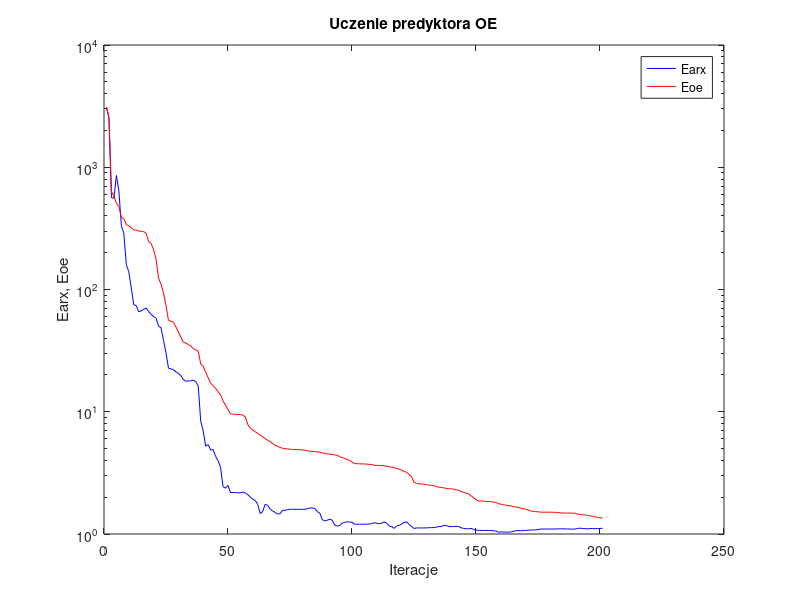
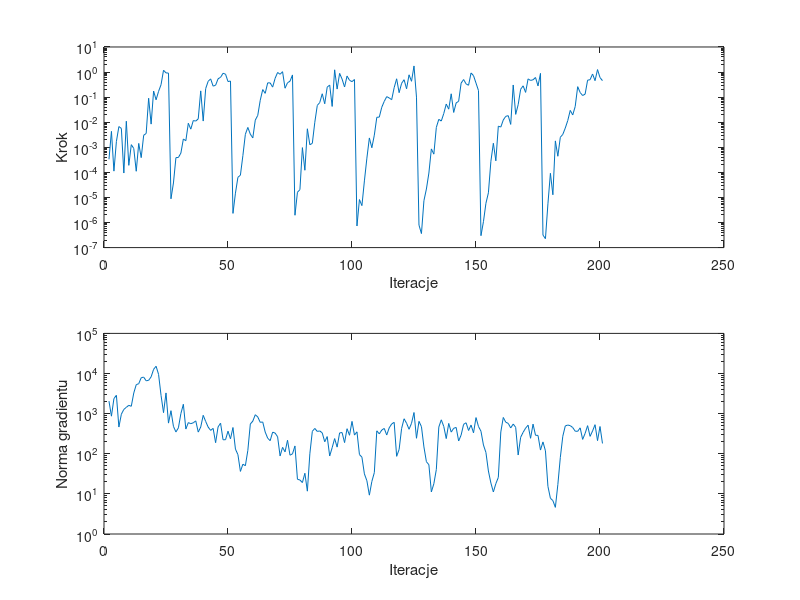

Recreate these plots in MATLAB, in order.
%uczenie predyktora oe
clear all;
n=0; farx(n+1)=3.101468e+003; foe(n+1)=3.109758e+003; wspucz(n+1)=0.000000e+000; ng(n+1)=0.000000e+000;
%odnowa zmiennej metryki
n=1; farx(n+1)=2.522745e+003; foe(n+1)=2.567145e+003; krok(n+1)=3.308775e-004; ng(n+1)=2.050064e+003;
n=2; farx(n+1)=5.633009e+002; foe(n+1)=6.299094e+002; krok(n+1)=4.312903e-003; ng(n+1)=8.650375e+002;
n=3; farx(n+1)=5.589210e+002; foe(n+1)=5.817630e+002; krok(n+1)=1.120667e-004; ng(n+1)=2.372169e+003;
n=4; farx(n+1)=8.567660e+002; foe(n+1)=5.058184e+002; krok(n+1)=1.713514e-003; ng(n+1)=2.863417e+003;
n=5; farx(n+1)=6.404382e+002; foe(n+1)=4.772877e+002; krok(n+1)=6.700076e-003; ng(n+1)=4.633544e+002;
n=6; farx(n+1)=3.321950e+002; foe(n+1)=3.865556e+002; krok(n+1)=5.647473e-003; ng(n+1)=9.690556e+002;
n=7; farx(n+1)=2.882598e+002; foe(n+1)=3.806149e+002; krok(n+1)=9.404951e-005; ng(n+1)=1.275539e+003;
n=8; farx(n+1)=1.593654e+002; foe(n+1)=3.393111e+002; krok(n+1)=1.095618e-002; ng(n+1)=1.435792e+003;
n=9; farx(n+1)=1.396245e+002; foe(n+1)=3.322855e+002; krok(n+1)=1.906226e-004; ng(n+1)=1.611979e+003;
n=10; farx(n+1)=1.026324e+002; foe(n+1)=3.194795e+002; krok(n+1)=1.274309e-003; ng(n+1)=1.525056e+003;
n=11; farx(n+1)=7.520104e+001; foe(n+1)=3.070552e+002; krok(n+1)=8.989595e-004; ng(n+1)=3.263787e+003;
n=12; farx(n+1)=7.386000e+001; foe(n+1)=3.062530e+002; krok(n+1)=1.107642e-004; ng(n+1)=5.279472e+003;
n=13; farx(n+1)=6.565698e+001; foe(n+1)=3.000385e+002; krok(n+1)=1.427772e-003; ng(n+1)=5.572418e+003;
n=14; farx(n+1)=6.696289e+001; foe(n+1)=2.995992e+002; krok(n+1)=3.870231e-004; ng(n+1)=7.853235e+003;
n=15; farx(n+1)=6.893925e+001; foe(n+1)=2.976105e+002; krok(n+1)=3.026819e-003; ng(n+1)=8.133571e+003;
n=16; farx(n+1)=7.060263e+001; foe(n+1)=2.873332e+002; krok(n+1)=3.544455e-003; ng(n+1)=6.589733e+003;
n=17; farx(n+1)=6.587618e+001; foe(n+1)=2.464749e+002; krok(n+1)=9.047997e-002; ng(n+1)=6.758345e+003;
n=18; farx(n+1)=6.258115e+001; foe(n+1)=2.378495e+002; krok(n+1)=8.402186e-003; ng(n+1)=8.268266e+003;
n=19; farx(n+1)=6.001456e+001; foe(n+1)=2.115655e+002; krok(n+1)=1.752988e-001; ng(n+1)=1.270549e+004;
n=20; farx(n+1)=5.826549e+001; foe(n+1)=1.760350e+002; krok(n+1)=7.830148e-002; ng(n+1)=1.517940e+004;
n=21; farx(n+1)=5.012034e+001; foe(n+1)=1.243638e+002; krok(n+1)=1.695040e-001; ng(n+1)=9.541722e+003;
n=22; farx(n+1)=4.865454e+001; foe(n+1)=1.099604e+002; krok(n+1)=3.138666e-001; ng(n+1)=2.850786e+003;
n=23; farx(n+1)=3.833804e+001; foe(n+1)=9.361306e+001; krok(n+1)=1.180464e+000; ng(n+1)=1.058462e+003;
n=24; farx(n+1)=3.035557e+001; foe(n+1)=7.381458e+001; krok(n+1)=9.282331e-001; ng(n+1)=3.282885e+003;
n=25; farx(n+1)=2.271826e+001; foe(n+1)=5.591513e+001; krok(n+1)=9.073805e-001; ng(n+1)=5.807403e+002;
%odnowa zmiennej metryki
n=26; farx(n+1)=2.239826e+001; foe(n+1)=5.501055e+001; krok(n+1)=8.829868e-006; ng(n+1)=1.185099e+003;
n=27; farx(n+1)=2.213364e+001; foe(n+1)=5.407356e+001; krok(n+1)=3.773938e-005; ng(n+1)=4.818588e+002;
n=28; farx(n+1)=2.119140e+001; foe(n+1)=4.945745e+001; krok(n+1)=3.870231e-004; ng(n+1)=3.491476e+002;
n=29; farx(n+1)=2.061465e+001; foe(n+1)=4.477438e+001; krok(n+1)=3.921839e-004; ng(n+1)=4.426041e+002;
n=30; farx(n+1)=1.972475e+001; foe(n+1)=4.070640e+001; krok(n+1)=5.890474e-004; ng(n+1)=1.004272e+003;
n=31; farx(n+1)=1.836443e+001; foe(n+1)=3.705719e+001; krok(n+1)=2.144917e-003; ng(n+1)=1.712447e+003;
n=32; farx(n+1)=1.774034e+001; foe(n+1)=3.638800e+001; krok(n+1)=1.830478e-003; ng(n+1)=4.123407e+002;
n=33; farx(n+1)=1.790788e+001; foe(n+1)=3.542269e+001; krok(n+1)=9.093040e-003; ng(n+1)=5.978254e+002;
n=34; farx(n+1)=1.788110e+001; foe(n+1)=3.451935e+001; krok(n+1)=5.295103e-003; ng(n+1)=5.619009e+002;
n=35; farx(n+1)=1.817047e+001; foe(n+1)=3.275120e+001; krok(n+1)=1.163808e-002; ng(n+1)=5.914095e+002;
n=36; farx(n+1)=1.760647e+001; foe(n+1)=3.219476e+001; krok(n+1)=1.111520e-002; ng(n+1)=6.601447e+002;
n=37; farx(n+1)=1.626453e+001; foe(n+1)=3.122378e+001; krok(n+1)=1.360047e-002; ng(n+1)=3.467985e+002;
n=38; farx(n+1)=8.361712e+000; foe(n+1)=2.457180e+001; krok(n+1)=1.775417e-001; ng(n+1)=4.643238e+002;
n=39; farx(n+1)=6.975881e+000; foe(n+1)=2.358611e+001; krok(n+1)=1.111520e-002; ng(n+1)=9.083986e+002;
n=40; farx(n+1)=5.226755e+000; foe(n+1)=2.103268e+001; krok(n+1)=2.192961e-001; ng(n+1)=6.381478e+002;
n=41; farx(n+1)=5.397890e+000; foe(n+1)=1.899141e+001; krok(n+1)=4.287623e-001; ng(n+1)=4.620330e+002;
n=42; farx(n+1)=4.862574e+000; foe(n+1)=1.711255e+001; krok(n+1)=5.341966e-001; ng(n+1)=3.825604e+002;
n=43; farx(n+1)=4.899497e+000; foe(n+1)=1.636023e+001; krok(n+1)=2.745822e-001; ng(n+1)=4.291952e+002;
n=44; farx(n+1)=4.313781e+000; foe(n+1)=1.550713e+001; krok(n+1)=2.981475e-001; ng(n+1)=1.887072e+002;
n=45; farx(n+1)=3.963249e+000; foe(n+1)=1.455377e+001; krok(n+1)=5.403833e-001; ng(n+1)=4.673883e+002;
n=46; farx(n+1)=3.515959e+000; foe(n+1)=1.380456e+001; krok(n+1)=6.167589e-001; ng(n+1)=5.779474e+002;
n=47; farx(n+1)=2.434505e+000; foe(n+1)=1.222125e+001; krok(n+1)=8.922169e-001; ng(n+1)=2.232135e+002;
n=48; farx(n+1)=2.370461e+000; foe(n+1)=1.135581e+001; krok(n+1)=8.256204e-001; ng(n+1)=2.237470e+002;
n=49; farx(n+1)=2.497653e+000; foe(n+1)=1.036797e+001; krok(n+1)=4.178411e-001; ng(n+1)=3.652212e+002;
n=50; farx(n+1)=2.186073e+000; foe(n+1)=9.604501e+000; krok(n+1)=4.386596e-001; ng(n+1)=2.357988e+002;
%odnowa zmiennej metryki
n=51; farx(n+1)=2.182362e+000; foe(n+1)=9.554406e+000; krok(n+1)=2.312952e-006; ng(n+1)=4.511485e+002;
n=52; farx(n+1)=2.181495e+000; foe(n+1)=9.534542e+000; krok(n+1)=1.482745e-005; ng(n+1)=1.306141e+002;
n=53; farx(n+1)=2.170817e+000; foe(n+1)=9.487525e+000; krok(n+1)=6.375927e-005; ng(n+1)=9.504837e+001;
n=54; farx(n+1)=2.176778e+000; foe(n+1)=9.477182e+000; krok(n+1)=7.697632e-005; ng(n+1)=3.632243e+001;
n=55; farx(n+1)=2.198810e+000; foe(n+1)=9.379694e+000; krok(n+1)=4.658537e-004; ng(n+1)=5.497352e+001;
n=56; farx(n+1)=2.165415e+000; foe(n+1)=9.062451e+000; krok(n+1)=3.303309e-003; ng(n+1)=5.022935e+001;
n=57; farx(n+1)=2.097986e+000; foe(n+1)=7.831402e+000; krok(n+1)=6.193383e-003; ng(n+1)=1.215621e+002;
n=58; farx(n+1)=2.006211e+000; foe(n+1)=7.370949e+000; krok(n+1)=3.334617e-003; ng(n+1)=5.511237e+002;
n=59; farx(n+1)=1.922982e+000; foe(n+1)=7.092217e+000; krok(n+1)=2.373838e-003; ng(n+1)=6.502380e+002;
n=60; farx(n+1)=1.883022e+000; foe(n+1)=6.866796e+000; krok(n+1)=1.209587e-002; ng(n+1)=9.403256e+002;
n=61; farx(n+1)=1.739774e+000; foe(n+1)=6.634969e+000; krok(n+1)=1.877194e-002; ng(n+1)=8.272226e+002;
n=62; farx(n+1)=1.469125e+000; foe(n+1)=6.450182e+000; krok(n+1)=7.487116e-002; ng(n+1)=6.071076e+002;
n=63; farx(n+1)=1.530273e+000; foe(n+1)=6.236649e+000; krok(n+1)=2.002215e-001; ng(n+1)=6.196981e+002;
n=64; farx(n+1)=1.752370e+000; foe(n+1)=6.042220e+000; krok(n+1)=1.416892e-001; ng(n+1)=3.472974e+002;
n=65; farx(n+1)=1.713825e+000; foe(n+1)=5.842762e+000; krok(n+1)=3.713045e-001; ng(n+1)=2.446196e+002;
n=66; farx(n+1)=1.599299e+000; foe(n+1)=5.703831e+000; krok(n+1)=3.691454e-001; ng(n+1)=2.116255e+002;
n=67; farx(n+1)=1.547013e+000; foe(n+1)=5.483869e+000; krok(n+1)=2.511345e-001; ng(n+1)=3.457832e+002;
n=68; farx(n+1)=1.499889e+000; foe(n+1)=5.329155e+000; krok(n+1)=5.636152e-001; ng(n+1)=3.275542e+002;
n=69; farx(n+1)=1.458009e+000; foe(n+1)=5.205798e+000; krok(n+1)=9.632832e-001; ng(n+1)=2.652333e+002;
n=70; farx(n+1)=1.464557e+000; foe(n+1)=5.109379e+000; krok(n+1)=8.159604e-001; ng(n+1)=8.810787e+001;
n=71; farx(n+1)=1.561174e+000; foe(n+1)=5.021347e+000; krok(n+1)=1.034903e+000; ng(n+1)=1.444856e+002;
n=72; farx(n+1)=1.560776e+000; foe(n+1)=4.992337e+000; krok(n+1)=2.268451e-001; ng(n+1)=1.114379e+002;
n=73; farx(n+1)=1.582766e+000; foe(n+1)=4.964521e+000; krok(n+1)=3.745525e-001; ng(n+1)=2.172391e+002;
n=74; farx(n+1)=1.595244e+000; foe(n+1)=4.941698e+000; krok(n+1)=4.306047e-001; ng(n+1)=9.207802e+001;
n=75; farx(n+1)=1.593001e+000; foe(n+1)=4.908858e+000; krok(n+1)=7.679697e-001; ng(n+1)=9.946705e+001;
%odnowa zmiennej metryki
n=76; farx(n+1)=1.592572e+000; foe(n+1)=4.903364e+000; krok(n+1)=1.950925e-006; ng(n+1)=1.565936e+002;
n=77; farx(n+1)=1.592058e+000; foe(n+1)=4.902354e+000; krok(n+1)=1.611823e-005; ng(n+1)=2.315159e+001;
n=78; farx(n+1)=1.591012e+000; foe(n+1)=4.901207e+000; krok(n+1)=2.038856e-005; ng(n+1)=2.217763e+001;
n=79; farx(n+1)=1.590830e+000; foe(n+1)=4.869170e+000; krok(n+1)=9.704157e-004; ng(n+1)=1.915115e+001;
n=80; farx(n+1)=1.591199e+000; foe(n+1)=4.856794e+000; krok(n+1)=1.215757e-004; ng(n+1)=3.267167e+001;
n=81; farx(n+1)=1.611337e+000; foe(n+1)=4.797523e+000; krok(n+1)=5.478088e-003; ng(n+1)=1.168695e+001;
n=82; farx(n+1)=1.632293e+000; foe(n+1)=4.752427e+000; krok(n+1)=1.260746e-003; ng(n+1)=9.965870e+001;
n=83; farx(n+1)=1.633163e+000; foe(n+1)=4.739982e+000; krok(n+1)=1.441974e-003; ng(n+1)=3.623114e+002;
n=84; farx(n+1)=1.615887e+000; foe(n+1)=4.723815e+000; krok(n+1)=9.955600e-003; ng(n+1)=4.277449e+002;
n=85; farx(n+1)=1.525487e+000; foe(n+1)=4.697637e+000; krok(n+1)=4.663645e-002; ng(n+1)=3.602146e+002;
n=86; farx(n+1)=1.481931e+000; foe(n+1)=4.680402e+000; krok(n+1)=6.105720e-002; ng(n+1)=3.707818e+002;
n=87; farx(n+1)=1.313087e+000; foe(n+1)=4.599285e+000; krok(n+1)=1.362644e-001; ng(n+1)=3.311658e+002;
n=88; farx(n+1)=1.278966e+000; foe(n+1)=4.583938e+000; krok(n+1)=5.440189e-002; ng(n+1)=1.989091e+002;
n=89; farx(n+1)=1.295464e+000; foe(n+1)=4.522303e+000; krok(n+1)=2.506731e-001; ng(n+1)=2.679938e+002;
n=90; farx(n+1)=1.323228e+000; foe(n+1)=4.497906e+000; krok(n+1)=3.031633e-001; ng(n+1)=8.793332e+001;
n=91; farx(n+1)=1.296554e+000; foe(n+1)=4.485761e+000; krok(n+1)=4.254539e-002; ng(n+1)=1.419202e+002;
n=92; farx(n+1)=1.184616e+000; foe(n+1)=4.432887e+000; krok(n+1)=1.228893e+000; ng(n+1)=2.390159e+002;
n=93; farx(n+1)=1.161548e+000; foe(n+1)=4.401106e+000; krok(n+1)=2.097829e-001; ng(n+1)=1.463191e+002;
n=94; farx(n+1)=1.169200e+000; foe(n+1)=4.293385e+000; krok(n+1)=8.858725e-001; ng(n+1)=3.308854e+002;
n=95; farx(n+1)=1.226030e+000; foe(n+1)=4.217530e+000; krok(n+1)=5.243733e-001; ng(n+1)=3.378370e+002;
n=96; farx(n+1)=1.240842e+000; foe(n+1)=4.170356e+000; krok(n+1)=2.538306e-001; ng(n+1)=1.897072e+002;
n=97; farx(n+1)=1.260168e+000; foe(n+1)=4.066199e+000; krok(n+1)=6.954939e-001; ng(n+1)=4.208829e+002;
n=98; farx(n+1)=1.251933e+000; foe(n+1)=4.012046e+000; krok(n+1)=4.698917e-001; ng(n+1)=2.891056e+002;
n=99; farx(n+1)=1.247776e+000; foe(n+1)=3.877561e+000; krok(n+1)=4.147513e-001; ng(n+1)=6.408680e+002;
n=100; farx(n+1)=1.203710e+000; foe(n+1)=3.771636e+000; krok(n+1)=5.045340e-001; ng(n+1)=2.921196e+002;
%odnowa zmiennej metryki
n=101; farx(n+1)=1.203266e+000; foe(n+1)=3.761057e+000; krok(n+1)=7.273830e-007; ng(n+1)=3.518920e+002;
n=102; farx(n+1)=1.202218e+000; foe(n+1)=3.750417e+000; krok(n+1)=8.245594e-006; ng(n+1)=9.554684e+001;
n=103; farx(n+1)=1.201863e+000; foe(n+1)=3.746929e+000; krok(n+1)=4.716515e-006; ng(n+1)=8.226709e+001;
n=104; farx(n+1)=1.202221e+000; foe(n+1)=3.742927e+000; krok(n+1)=4.576990e-005; ng(n+1)=3.149690e+001;
n=105; farx(n+1)=1.203232e+000; foe(n+1)=3.727131e+000; krok(n+1)=3.691804e-004; ng(n+1)=2.127605e+001;
n=106; farx(n+1)=1.208292e+000; foe(n+1)=3.711250e+000; krok(n+1)=2.359800e-003; ng(n+1)=9.298316e+000;
n=107; farx(n+1)=1.214838e+000; foe(n+1)=3.697512e+000; krok(n+1)=9.584745e-004; ng(n+1)=2.034516e+001;
n=108; farx(n+1)=1.238477e+000; foe(n+1)=3.644675e+000; krok(n+1)=3.050294e-003; ng(n+1)=3.387941e+001;
n=109; farx(n+1)=1.223848e+000; foe(n+1)=3.639134e+000; krok(n+1)=1.571994e-002; ng(n+1)=3.728460e+002;
n=110; farx(n+1)=1.214118e+000; foe(n+1)=3.634804e+000; krok(n+1)=1.598198e-002; ng(n+1)=3.129155e+002;
n=111; farx(n+1)=1.226097e+000; foe(n+1)=3.628618e+000; krok(n+1)=3.948745e-002; ng(n+1)=3.895602e+002;
n=112; farx(n+1)=1.259144e+000; foe(n+1)=3.603538e+000; krok(n+1)=6.774452e-002; ng(n+1)=4.280678e+002;
n=113; farx(n+1)=1.225547e+000; foe(n+1)=3.579158e+000; krok(n+1)=1.046893e-001; ng(n+1)=2.928846e+002;
n=114; farx(n+1)=1.160790e+000; foe(n+1)=3.535413e+000; krok(n+1)=9.282613e-002; ng(n+1)=4.430618e+002;
n=115; farx(n+1)=1.146168e+000; foe(n+1)=3.527667e+000; krok(n+1)=7.911036e-002; ng(n+1)=5.527780e+002;
n=116; farx(n+1)=1.111997e+000; foe(n+1)=3.487998e+000; krok(n+1)=2.385171e-001; ng(n+1)=6.074649e+002;
n=117; farx(n+1)=1.164321e+000; foe(n+1)=3.438405e+000; krok(n+1)=5.393056e-001; ng(n+1)=8.627683e+001;
n=118; farx(n+1)=1.175462e+000; foe(n+1)=3.389333e+000; krok(n+1)=1.505524e-001; ng(n+1)=1.282109e+002;
n=119; farx(n+1)=1.207043e+000; foe(n+1)=3.341768e+000; krok(n+1)=3.550835e-001; ng(n+1)=4.268582e+002;
n=120; farx(n+1)=1.244486e+000; foe(n+1)=3.243385e+000; krok(n+1)=4.951781e-001; ng(n+1)=7.452303e+002;
n=121; farx(n+1)=1.259824e+000; foe(n+1)=3.198859e+000; krok(n+1)=2.153023e-001; ng(n+1)=5.764432e+002;
n=122; farx(n+1)=1.200015e+000; foe(n+1)=3.069280e+000; krok(n+1)=7.771907e-001; ng(n+1)=4.076226e+002;
n=123; farx(n+1)=1.151252e+000; foe(n+1)=2.954239e+000; krok(n+1)=4.287623e-001; ng(n+1)=5.747045e+002;
n=124; farx(n+1)=1.110371e+000; foe(n+1)=2.648346e+000; krok(n+1)=1.754369e+000; ng(n+1)=1.066706e+003;
n=125; farx(n+1)=1.121154e+000; foe(n+1)=2.603690e+000; krok(n+1)=1.001107e-001; ng(n+1)=2.432797e+002;
%odnowa zmiennej metryki
n=126; farx(n+1)=1.121050e+000; foe(n+1)=2.575147e+000; krok(n+1)=7.935410e-007; ng(n+1)=6.423794e+002;
n=127; farx(n+1)=1.121011e+000; foe(n+1)=2.566845e+000; krok(n+1)=3.620777e-007; ng(n+1)=4.745421e+002;
n=128; farx(n+1)=1.121661e+000; foe(n+1)=2.554092e+000; krok(n+1)=7.425417e-006; ng(n+1)=1.479992e+002;
n=129; farx(n+1)=1.121851e+000; foe(n+1)=2.544653e+000; krok(n+1)=2.170937e-005; ng(n+1)=6.347315e+001;
n=130; farx(n+1)=1.126298e+000; foe(n+1)=2.506577e+000; krok(n+1)=9.416187e-005; ng(n+1)=5.323620e+001;
n=131; farx(n+1)=1.127089e+000; foe(n+1)=2.501654e+000; krok(n+1)=8.616391e-004; ng(n+1)=1.119124e+001;
n=132; farx(n+1)=1.128819e+000; foe(n+1)=2.491598e+000; krok(n+1)=5.339047e-004; ng(n+1)=1.788562e+001;
n=133; farx(n+1)=1.137956e+000; foe(n+1)=2.434121e+000; krok(n+1)=6.192369e-003; ng(n+1)=4.036092e+001;
n=134; farx(n+1)=1.150797e+000; foe(n+1)=2.418542e+000; krok(n+1)=1.303720e-002; ng(n+1)=4.618818e+002;
n=135; farx(n+1)=1.150742e+000; foe(n+1)=2.403506e+000; krok(n+1)=1.111520e-002; ng(n+1)=7.011715e+002;
n=136; farx(n+1)=1.178350e+000; foe(n+1)=2.387015e+000; krok(n+1)=2.219272e-002; ng(n+1)=4.807381e+002;
n=137; farx(n+1)=1.170768e+000; foe(n+1)=2.360358e+000; krok(n+1)=5.286105e-002; ng(n+1)=2.390131e+002;
n=138; farx(n+1)=1.155684e+000; foe(n+1)=2.351276e+000; krok(n+1)=3.320390e-002; ng(n+1)=5.703069e+002;
n=139; farx(n+1)=1.149904e+000; foe(n+1)=2.338247e+000; krok(n+1)=1.357860e-001; ng(n+1)=3.467358e+002;
n=140; farx(n+1)=1.150148e+000; foe(n+1)=2.333679e+000; krok(n+1)=2.452306e-002; ng(n+1)=4.315148e+002;
n=141; farx(n+1)=1.156348e+000; foe(n+1)=2.291476e+000; krok(n+1)=5.893163e-002; ng(n+1)=4.529749e+002;
n=142; farx(n+1)=1.152924e+000; foe(n+1)=2.283571e+000; krok(n+1)=6.814773e-002; ng(n+1)=2.080339e+002;
n=143; farx(n+1)=1.123579e+000; foe(n+1)=2.222619e+000; krok(n+1)=3.619199e-001; ng(n+1)=2.925552e+002;
n=144; farx(n+1)=1.110488e+000; foe(n+1)=2.191413e+000; krok(n+1)=5.030381e-001; ng(n+1)=5.408752e+002;
n=145; farx(n+1)=1.103919e+000; foe(n+1)=2.159158e+000; krok(n+1)=3.381117e-001; ng(n+1)=5.926466e+002;
n=146; farx(n+1)=1.102746e+000; foe(n+1)=2.126395e+000; krok(n+1)=2.974827e-001; ng(n+1)=3.800325e+002;
n=147; farx(n+1)=1.111724e+000; foe(n+1)=2.052838e+000; krok(n+1)=9.205345e-001; ng(n+1)=5.191653e+002;
n=148; farx(n+1)=1.091829e+000; foe(n+1)=1.986712e+000; krok(n+1)=7.178655e-001; ng(n+1)=3.326517e+002;
n=149; farx(n+1)=1.077679e+000; foe(n+1)=1.906334e+000; krok(n+1)=3.636509e-001; ng(n+1)=7.971698e+002;
n=150; farx(n+1)=1.069303e+000; foe(n+1)=1.862166e+000; krok(n+1)=1.827549e-001; ng(n+1)=4.781658e+002;
%odnowa zmiennej metryki
n=151; farx(n+1)=1.069349e+000; foe(n+1)=1.858144e+000; krok(n+1)=2.986192e-007; ng(n+1)=3.647952e+002;
n=152; farx(n+1)=1.069275e+000; foe(n+1)=1.855954e+000; krok(n+1)=1.082216e-006; ng(n+1)=1.651351e+002;
n=153; farx(n+1)=1.069656e+000; foe(n+1)=1.850093e+000; krok(n+1)=5.834398e-006; ng(n+1)=1.078737e+002;
n=154; farx(n+1)=1.069442e+000; foe(n+1)=1.848144e+000; krok(n+1)=1.535151e-005; ng(n+1)=3.717745e+001;
n=155; farx(n+1)=1.068209e+000; foe(n+1)=1.840109e+000; krok(n+1)=2.755278e-004; ng(n+1)=1.865931e+001;
n=156; farx(n+1)=1.062239e+000; foe(n+1)=1.819982e+000; krok(n+1)=1.450408e-003; ng(n+1)=1.116605e+001;
n=157; farx(n+1)=1.060178e+000; foe(n+1)=1.814492e+000; krok(n+1)=2.884957e-004; ng(n+1)=1.799065e+001;
n=158; farx(n+1)=1.035215e+000; foe(n+1)=1.770698e+000; krok(n+1)=6.970444e-003; ng(n+1)=2.570284e+001;
n=159; farx(n+1)=1.041704e+000; foe(n+1)=1.755635e+000; krok(n+1)=6.409470e-003; ng(n+1)=3.487501e+002;
n=160; farx(n+1)=1.036632e+000; foe(n+1)=1.733189e+000; krok(n+1)=1.226153e-002; ng(n+1)=8.032087e+002;
n=161; farx(n+1)=1.037419e+000; foe(n+1)=1.724333e+000; krok(n+1)=1.715934e-002; ng(n+1)=6.111965e+002;
n=162; farx(n+1)=1.035803e+000; foe(n+1)=1.705351e+000; krok(n+1)=1.825465e-002; ng(n+1)=5.717248e+002;
n=163; farx(n+1)=1.036466e+000; foe(n+1)=1.702202e+000; krok(n+1)=8.180929e-003; ng(n+1)=4.396349e+002;
n=164; farx(n+1)=1.053366e+000; foe(n+1)=1.673752e+000; krok(n+1)=3.054682e-001; ng(n+1)=5.501419e+002;
n=165; farx(n+1)=1.061503e+000; foe(n+1)=1.664769e+000; krok(n+1)=2.055621e-002; ng(n+1)=4.563113e+002;
n=166; farx(n+1)=1.069592e+000; foe(n+1)=1.651572e+000; krok(n+1)=5.003902e-002; ng(n+1)=9.310864e+001;
n=167; farx(n+1)=1.062701e+000; foe(n+1)=1.633880e+000; krok(n+1)=2.052609e-001; ng(n+1)=2.570711e+002;
n=168; farx(n+1)=1.065711e+000; foe(n+1)=1.608245e+000; krok(n+1)=2.828655e-001; ng(n+1)=3.420954e+002;
n=169; farx(n+1)=1.069007e+000; foe(n+1)=1.597712e+000; krok(n+1)=1.545805e-001; ng(n+1)=4.345930e+002;
n=170; farx(n+1)=1.074384e+000; foe(n+1)=1.570324e+000; krok(n+1)=5.343541e-001; ng(n+1)=5.166493e+002;
n=171; farx(n+1)=1.077345e+000; foe(n+1)=1.543664e+000; krok(n+1)=4.635137e-001; ng(n+1)=2.430517e+002;
n=172; farx(n+1)=1.077251e+000; foe(n+1)=1.532323e+000; krok(n+1)=4.923082e-001; ng(n+1)=5.482921e+002;
n=173; farx(n+1)=1.081707e+000; foe(n+1)=1.523753e+000; krok(n+1)=6.058278e-001; ng(n+1)=2.887661e+002;
n=174; farx(n+1)=1.086665e+000; foe(n+1)=1.519780e+000; krok(n+1)=2.800362e-001; ng(n+1)=2.867533e+002;
n=175; farx(n+1)=1.098152e+000; foe(n+1)=1.509282e+000; krok(n+1)=8.858725e-001; ng(n+1)=1.236441e+002;
%odnowa zmiennej metryki
n=176; farx(n+1)=1.098116e+000; foe(n+1)=1.507988e+000; krok(n+1)=3.152759e-007; ng(n+1)=1.974341e+002;
n=177; farx(n+1)=1.098107e+000; foe(n+1)=1.507610e+000; krok(n+1)=2.270447e-007; ng(n+1)=1.183561e+002;
n=178; farx(n+1)=1.098078e+000; foe(n+1)=1.507467e+000; krok(n+1)=5.567081e-006; ng(n+1)=1.541455e+001;
n=179; farx(n+1)=1.098189e+000; foe(n+1)=1.507000e+000; krok(n+1)=9.186583e-005; ng(n+1)=7.782683e+000;
n=180; farx(n+1)=1.098207e+000; foe(n+1)=1.506944e+000; krok(n+1)=1.277945e-005; ng(n+1)=6.795503e+000;
n=181; farx(n+1)=1.099662e+000; foe(n+1)=1.503755e+000; krok(n+1)=1.797919e-003; ng(n+1)=4.613702e+000;
n=182; farx(n+1)=1.100727e+000; foe(n+1)=1.497311e+000; krok(n+1)=4.393293e-004; ng(n+1)=1.704189e+001;
n=183; farx(n+1)=1.102175e+000; foe(n+1)=1.489491e+000; krok(n+1)=2.511035e-003; ng(n+1)=8.086279e+001;
n=184; farx(n+1)=1.103751e+000; foe(n+1)=1.486000e+000; krok(n+1)=3.271540e-003; ng(n+1)=2.733668e+002;
n=185; farx(n+1)=1.099991e+000; foe(n+1)=1.484616e+000; krok(n+1)=5.852382e-003; ng(n+1)=4.942890e+002;
n=186; farx(n+1)=1.099395e+000; foe(n+1)=1.484078e+000; krok(n+1)=1.165911e-002; ng(n+1)=5.195090e+002;
n=187; farx(n+1)=1.097244e+000; foe(n+1)=1.482820e+000; krok(n+1)=2.963700e-002; ng(n+1)=5.018341e+002;
n=188; farx(n+1)=1.096281e+000; foe(n+1)=1.481506e+000; krok(n+1)=1.948813e-002; ng(n+1)=4.505164e+002;
n=189; farx(n+1)=1.097241e+000; foe(n+1)=1.475528e+000; krok(n+1)=4.226038e-002; ng(n+1)=3.648984e+002;
n=190; farx(n+1)=1.111713e+000; foe(n+1)=1.454137e+000; krok(n+1)=2.615920e-001; ng(n+1)=3.621098e+002;
n=191; farx(n+1)=1.114892e+000; foe(n+1)=1.445037e+000; krok(n+1)=1.526783e-001; ng(n+1)=4.425640e+002;
n=192; farx(n+1)=1.110633e+000; foe(n+1)=1.439224e+000; krok(n+1)=1.158784e-001; ng(n+1)=2.280682e+002;
n=193; farx(n+1)=1.106195e+000; foe(n+1)=1.430417e+000; krok(n+1)=1.317940e-001; ng(n+1)=3.221193e+002;
n=194; farx(n+1)=1.102365e+000; foe(n+1)=1.417303e+000; krok(n+1)=4.747686e-001; ng(n+1)=5.017356e+002;
n=195; farx(n+1)=1.107760e+000; foe(n+1)=1.405994e+000; krok(n+1)=4.951781e-001; ng(n+1)=2.715150e+002;
n=196; farx(n+1)=1.108521e+000; foe(n+1)=1.398746e+000; krok(n+1)=8.375141e-001; ng(n+1)=3.696524e+002;
n=197; farx(n+1)=1.105374e+000; foe(n+1)=1.384465e+000; krok(n+1)=4.536903e-001; ng(n+1)=5.302127e+002;
n=198; farx(n+1)=1.109199e+000; foe(n+1)=1.367078e+000; krok(n+1)=1.255467e+000; ng(n+1)=2.124442e+002;
n=199; farx(n+1)=1.110792e+000; foe(n+1)=1.360043e+000; krok(n+1)=6.039386e-001; ng(n+1)=4.779745e+002;
n=200; farx(n+1)=1.113761e+000; foe(n+1)=1.351242e+000; krok(n+1)=4.536903e-001; ng(n+1)=1.806658e+002;

figure; semilogy(farx,'b'); hold on; semilogy(foe,'r'); xlabel('Iteracje'); ylabel('Earx, Eoe'); legend('Earx','Eoe'); title('Uczenie predyktora OE');
figure; subplot(2,1,1); semilogy(krok); xlabel('Iteracje'); ylabel('Krok');
subplot(2,1,2); semilogy(ng); xlabel('Iteracje'); ylabel('Norma gradientu');
Earx=farx(n+1)
Eoe=foe(n+1)
